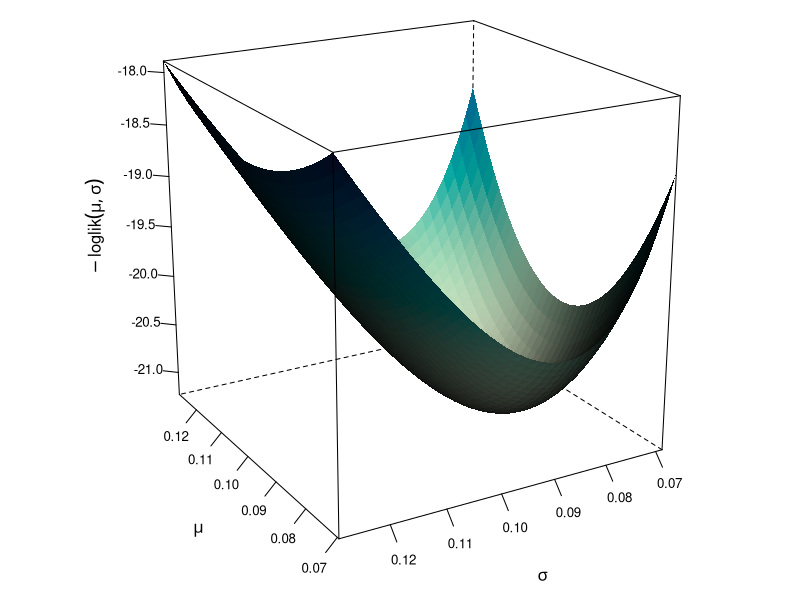

Reproduce this figure in R.
## ---- chunk 1
#| label: fig-log-likelihood
#| fig-cap: "正态分布参数的负对数似然函数"
#| fig-width: 5.5
#| fig-height: 5

set.seed(2021)
n <- 20 # 随机数的个数
x <- rexp(n, rate = 5) # 服从指数分布的随机数
m <- 40 # 网格数
mu <- seq(
  mean(x) - 1.5 * sd(x) / sqrt(n),
  mean(x) + 1.5 * sd(x) / sqrt(n),
  length.out = m
)
sigma <- seq(0.8 * sd(x), 1.5 * sd(x), length.out = m)
df <- expand.grid(x = mu, y = sigma)
# 正态分布的对数似然
loglik <- function(b, x0) -sum(dnorm(x0, b[1], b[2], log = TRUE))

df$fnxy <- apply(df, 1, loglik, x0 = x)
library(lattice)
wireframe(
  data = df, fnxy ~ x * y,
  shade = TRUE, drape = FALSE,
  xlab = expression(mu),
  ylab = expression(sigma),
  zlab = list(expression(-loglik(mu, sigma)), rot = 90),
  scales = list(arrows = FALSE, col = "black"),
  # 减少三维图形的边空
  lattice.options = list(
    layout.widths = list(
      left.padding = list(x = -.6, units = "inches"),
      right.padding = list(x = -1.0, units = "inches")
    ),
    layout.heights = list(
      bottom.padding = list(x = -.8, units = "inches"),
      top.padding = list(x = -1.0, units = "inches")
    )
  ),
  par.settings = list(axis.line = list(col = "transparent")),
  screen = list(z = 120, x = -70, y = 0)
)
